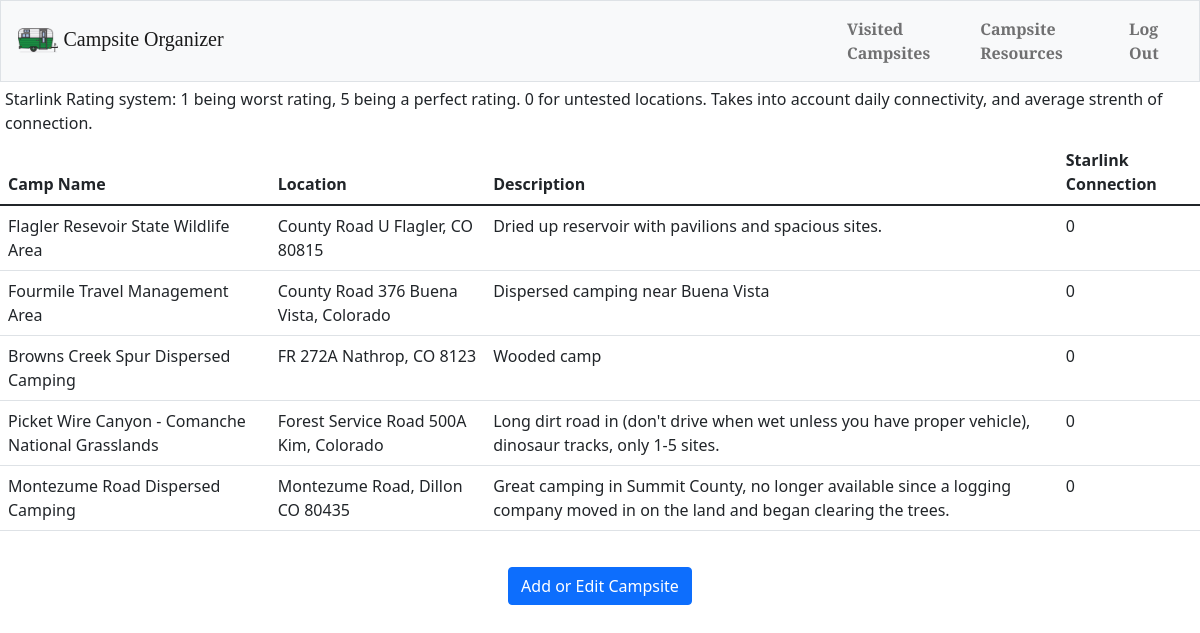
The app's page /visited with its own data.
### tables this page shows
CREATE TABLE campsites (
name text NOT NULL,
location text NOT NULL,
description text NOT NULL, internet INT);

### app.py (the view)
@app.route("/visited", methods=["GET", "POST"])
def visited():
    if request.method == "GET":
        camps = db.execute("SELECT * FROM campsites ORDER BY internet DESC")
        return render_template("visited.html", camps=camps)
    if request.method == "POST":
        if session["user_id"] == "Rio":
            return render_template("addcamp.html")
        else:
            return render_template("denied.html")

### templates/visited.html (shortened to what this page needs)
{% extends "layout.html" %}
{% block main %}
<p>Starlink Rating system: 1 being worst rating, 5 being a perfect rating. 0 for untested locations. Takes into account daily connectivity, and average strenth of connection.</p>
   <table class="table">
   <thead>
      <th>Camp Name</th>
      <th>Location</th>
      <th>Description</th>
      <th>Starlink Connection</th>
   </thead>
{% for camp in camps %}
<tr>
   <td>{{ camp.name }}</td>
   <td>{{ camp.location }}</td>
   <td>{{ camp.description }}</td>
   <td>{{ camp.internet }}</td>
</tr>
{% endfor %}
</table>
<form action="/visited" method="post">
   <center>
      <button class="btn btn-primary camp-button" type="submit">Add or Edit Campsite</button>
   </center>
</form>
{% endblock %}

### templates/layout.html (shortened to what this page needs)
<!DOCTYPE html>
<html lang="en">
    <head>
        <link href="https://cdn.jsdelivr.net/npm/bootstrap@5.1.3/dist/css/bootstrap.min.css" rel="stylesheet">
        <link href="/static/styles.css" rel="stylesheet">
    </head>
    <body>
        <nav class="bg-light border navbar navbar-expand-lg navbar-light">
            <div class="container-fluid">
                <a class="navbar-brand" href="/map"><img alt="camper pull behind" id="camper" src="/static/camper.png">Campsite Organizer</a>
                <div class="collapse navbar-collapse" id="navbar">
                    <ul class="navbar-nav">
                            <li class="nav-item"><a class="nav-link" href="/visited">Visited Campsites</a></li>
                            <li class="nav-item"><a class="nav-link" href="/campsites">Campsite Resources</a></li>
                            <li class="nav-item"><a class="nav-link" href="/logout">Log Out</a></li>
                    </ul>
                </div>
            </div>
        </nav>
        <main>
            {% block main %}{% endblock %}
        </main>
</body>
</html>

### static/css/styles.css (style rules this page uses)
nav { font-family: 'Prata' }
.nav-item { font-weight: bold; text-decoration: none; }
.navbar-nav { margin-left: auto; }
.btn { margin: 20px; }
#camper { width: 5%; height: 5%; margin: 5px; }
p { margin: 5px; }

### records on screen
campsites: name "Flagler Resevoir State Wildlife Area", location "County Road U Flagler, CO 80815", description "Dried up reservoir with pavilions and spacious sites.", internet "0"
campsites: name "Fourmile Travel Management Area", location "County Road 376 Buena Vista, Colorado", description "Dispersed camping near Buena Vista", internet "0"
campsites: name "Browns Creek Spur Dispersed Camping", location "FR 272A Nathrop, CO 8123", description "Wooded camp", internet "0"
campsites: name "Picket Wire Canyon - Comanche National Grasslands", location "Forest Service Road 500A Kim, Colorado", description "Long dirt road in (don't drive when wet unless you have proper vehicle), dinosaur tracks, only 1-5 sites.", internet "0"
campsites: name "Montezume Road Dispersed Camping", location "Montezume Road, Dillon CO 80435", description "Great camping in Summit County, no longer available since a logging company moved in on the land and began clearing the trees.", internet "0"
